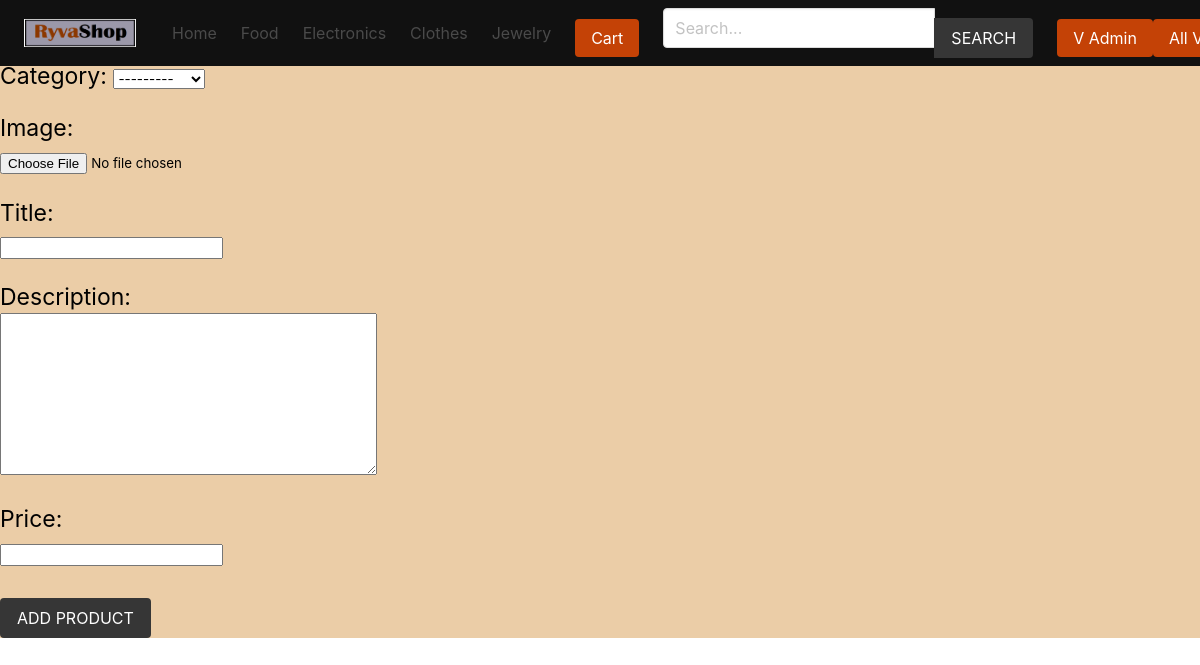
Screenshot of /vendor/add-product/ (signed in) with the database file from the repository.
### product/models.py (models this page shows)
class Category(models.Model):
    title = models.CharField(max_length=50)
    slug = models.SlugField(max_length=55)
    ordering = models.IntegerField(default=0)
    class Meta:
        ordering = ['ordering']
    def __str__(self):
        return self.title

### vendor/views.py (the view)
# urls.py: path('add-product/', views.add_product, name="add-product"),
@login_required
def add_product(request):
    if request.method == 'POST':
        form = ProductForm(request.POST, request.FILES)
        if form.is_valid():
            product = form.save(commit=False) # Because we have not given vendor yet
            product.vendor = request.user.vendor
            product.slug = slugify(product.title)
            product.save() #finally save
            return redirect('vendor:vendor-admin')
    else:
        form = ProductForm
    return render(request, 'vendor/add_product.html', {'form': form})

### cart/cart.py (called while the page is built)
    def __len__(self):
        return sum(item['quantity'] for item in self.cart.values())

### cart/context_processors.py (called while the page is built)
def cart(request):
    return {'cart': Cart(request)}

### product/context_processors.py (called while the page is built)
def menu_categories(request):
    categories = Category.objects.all()
    return {'categories': categories}

### templates/vendor/add_product.html (shortened to what this page needs)
{% extends 'core/base.html' %}
{% block content %}
    <h1 class="title">Add Product</h1>
    <form method="post" action="" enctype="multipart/form-data">
        {{ form.as_p }}
        <div class="field">
            <div class="control">
                <button class="button is-dark is-uppercase">Add Product</button>
            </div>
        </div>
    </form>
{% endblock content %}

### templates/core/base.html (shortened to what this page needs)
{% load static %}
<!DOCTYPE html>
<html lang="en">
<head>
    <link rel="stylesheet" href="https://cdn.jsdelivr.net/npm/bulma@0.9.2/css/bulma.min.css">
    <link rel="stylesheet" href="{% static 'css/main.css' %}">
</head>
<body>
    <div class="navContainer">
        <nav class="navbar navContainercolor" role="navigation" aria-label="main navigation">
            <div class="navbar-item">
                <a class="navbar-item" href="{% url 'core:home' %}">
                <img src="{% static 'logo.jpg' %}" width="112" height="28">
                </a>
            </div>
            <div id="navbarBasicExample" class="navbar-menu">
                <div class="navbar-start hoverTest">
                <a class="navbar-item" href="{% url 'core:home' %}">
                    Home
                </a>
                {% for category in categories %}
                    <a class="navbar-item" href="{% url 'product:category' category.slug %}">
                        {{category.title}}
                    </a>
                {% endfor %}
                </div>
                <div class="navbar-item">
                    <a href="{% url 'cart:cart' %}" class="button buttoncolor">Cart {% if cart %}({{cart|length}}){% endif %}</a>
                </div>
                <div class="navbar-start">
                    <div class="navbar-item">
                        <form method="get" action="{% url 'product:search' %}">
                            <div class="field has-addons">
                                <div class="control">
                                    <input type="search" name="query" id="" class="input" placeholder="Search...">
                                </div>
                                <div class="control">
                                    <button class="button is-dark is-uppercase">Search</button>
                                </div>
                            </div>
                        </form>
                    </div>
                </div>
                <div class="navbar-item">
                    {% if request.user.is_authenticated %}
                        <a class="button buttoncolor" href="{% url 'vendor:vendor-admin' %}">V Admin</a>
                    {% else %}
                        <a class="button buttoncolor" href="{% url 'vendor:become-vendor' %}">B Vendor</a>
                    {% endif %}
                    <br>
                    <a class="button buttoncolor" href="{% url 'vendor:vendors' %}">All Vendors</a>
                </div>
            </div>
            </nav>
    </div>
    <section class="">
        <div class="">
            {% block content %}{% endblock content %}
        </div>
    </section>
</body>
</html>

### core/static/css/main.css (style rules this page uses)
body { background-color: rgb(235, 205, 167); }
.navContainercolor { background-color:#111; color: #fff; }
.buttoncolor { background-color: #c44206; color: #fff; border:#000; }
.navContainer .navbar { align-items: center; width: 100%; position: fixed; }
.navbar-item img { position: relative; top: 0px; z-index: 0; animation-delay: 0.5s; }
h1 { color: #111; }
p { width: 280px; font-size: 23px; line-height: 1.4; color: #000000; margin: 20px 0; }
.button { width: fit-content; height: fit-content; margin-top: 10px; }

### rows the page displays
Category: title "Food"
Category: title "Electronics"
Category: title "Clothes"
Category: title "Jewelry"
